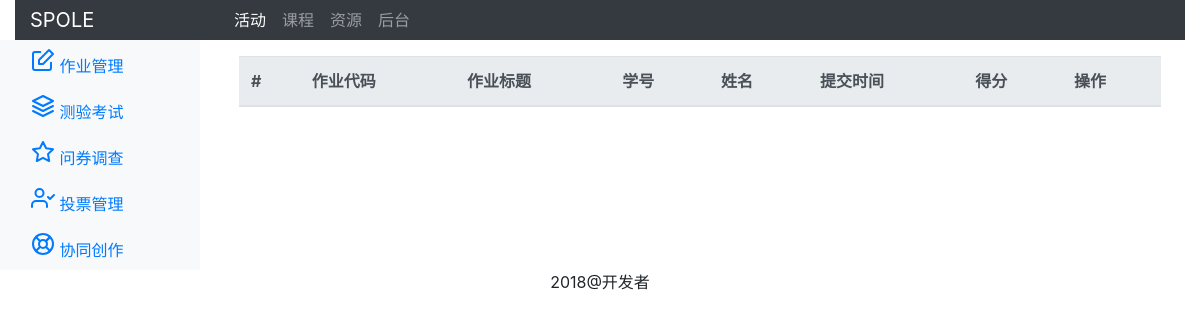
The app's page /tams/assignment/1/solution, older data.
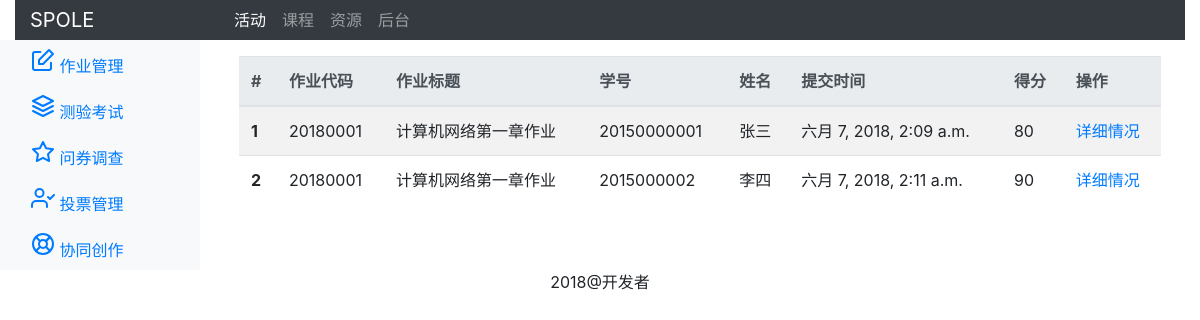
The same page, newer data.
### tams/models.py (models this page shows, shortened)
class Solution(models.Model):
    assignment = models.ForeignKey(Assignment,on_delete=models.CASCADE,related_name="solutions",default=None,verbose_name='所属作业')
    sno = models.CharField(max_length=300,verbose_name='学号')
    name = models.CharField(max_length=300,verbose_name='姓名')
    content = RichTextUploadingField(blank=True,verbose_name='作业内容')
    attachment = models.FileField(blank=True,verbose_name='附件')#文件字段类型
    created = models.DateTimeField(auto_now_add=True,verbose_name='提交时间')
    score = models.CharField(blank=True,max_length=300,verbose_name='得分')
    correction = RichTextUploadingField(blank=True,verbose_name='批改')
    class Meta:
        verbose_name_plural = '作业结果'

class Assignment(models.Model):
    SCORE_TYPE_CHOICES = (
    ('scale', '评级'),
    ('point', '评分'),
    )
    code = models.CharField(max_length=300,verbose_name='代码')
    title = models.CharField(max_length=300,verbose_name='作业名称')
    description = RichTextUploadingField(blank=True,verbose_name='作业描述')
    attachment = models.FileField(blank=True,verbose_name='附件')#文件字段类型
    begin = models.DateTimeField(verbose_name='开始时间')
    end = models.DateTimeField(verbose_name='截止时间')
    score_type = models.CharField(max_length=300,choices=SCORE_TYPE_CHOICES,verbose_name='作业类型')
    pass_line = models.CharField(max_length=300,verbose_name='及格线')
    class Meta:
        verbose_name_plural = '作业'

### tams/views.py (the view)
# urls.py: path('assignment/<int:assignment_id>/solution',views.solution_list,name="solution"),#显示本次作业的上交情况
def solution_list(request,assignment_id):
    solutions = Solution.objects.filter(assignment_id=assignment_id)
    return render(request, "solution_list.html",{"solutions":solutions})

### tams/templates/solution_list.html (shortened to what this page needs)
{% extends "base_tams.html" %}
{% block content %}
<div class="container-fluid">
<table class="table table-striped">
    <thead class="thead-light">
    <tr>
        <th scope="col">#</th>
        <th scope="col">作业代码</th>
        <th scope="col">作业标题</th>
        <th scope="col">学号</th>
        <th scope="col">姓名</th>
        <th scope="col">提交时间</th>
        <th scope="col">得分</th>
        <th scope="col">操作</th>
    </tr>
    </thead>
    <tbody>
        {% for solution in solutions%}
        <tr>
            <th scope="row">{{forloop.counter}}</th>
            <td>{{solution.assignment.code}}</td>
            <td>{{solution.assignment.title}}</a></td>
            <td>{{solution.sno}}</td>
            <td>{{solution.name}}</td>
            <td>{{solution.created}}</td>
            <td>{{solution.score}}</td>
            <td><a href="{% url 'solution_show' solution_id=solution.id %}">详细情况</a></td>
        </tr>
        {% endfor %}
    </tbody>
</table>
</div>
{% endblock %}

Row changes from the older to the newer data that the page shows:
added Solution: assignment.code "20180001", assignment "计算机网络第一章作业", sno "20150000001", name "张三", created "六月 7, 2018, 2:09 a.m.", score "80"
added Solution: assignment.code "20180001", assignment "计算机网络第一章作业", sno "2015000002", name "李四", created "六月 7, 2018, 2:11 a.m.", score "90"
